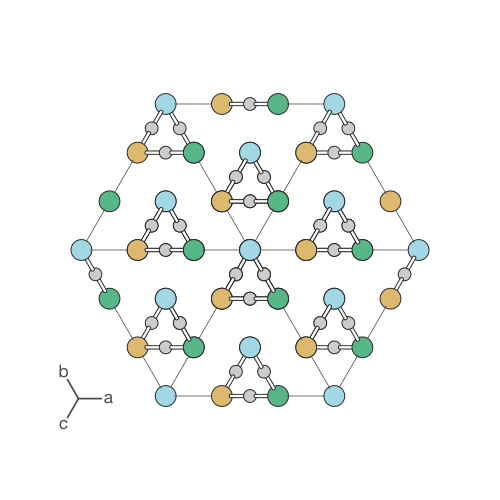

Here is the Python script that generated this plot:
"""P3_121 ground-state structure -- main-text Fig. 2(c).

The cis + OOF P3_121 orbit representative (orbit 11) as the unrelaxed crystal,
viewed down <111> with only the Nb-F bonds drawn. Each cation is coloured by
its fluoride-free octahedral axis (blue = x, gold = y, green = z), matching the
fluoride-free-axis colouring of Fig. 2(a,b) and the SI gallery; the x->y->z
cycle from cell to cell out of the page traces the 3_1 screw about <111>.

Reads structures/orbit_representatives/orbit_11_*.vasp and renders with hofmann.
CELL_COLOUR must match fig_orbit_gallery.CELL_COLOUR.
"""
from __future__ import annotations
from pathlib import Path
import numpy as np
import matplotlib.colors as mcolors
from ase.io import read
from chainorder import SublatticeOccupation
from hofmann import StructureScene, BondSpec, AtomStyle, ViewState

HERE = Path(__file__).resolve().parent
REP = HERE.parent / "data" / "structures" / "orbit_representatives"
VASP = next(REP.glob("orbit_11_*.vasp"))
N = 3

CELL_COLOUR = {0: "#a2d8e6", 1: "#dcb96f", 2: "#58b787"}   # x blue, y gold, z green
NB_RADIUS, F_RADIUS = 0.62, 0.38
NB_PLACEHOLDER = (0.5, 0.5, 0.5)     # overwritten by the fluoride-free-axis colouring
F_COLOUR = "#cccccc"                 # light grey fluoride
ATOM_SCALE, BOND_SCALE = 0.95, 0.95
OUTLINE_PT = 0.7
VIEW_ROT_DEG = 30.0                  # in-plane anticlockwise rotation about <111>
BOND_MAX = 2.3                       # Nb-F cutoff (A); nearest Nb-X = a/2 = 1.95


def nb_free_axis_field(atoms) -> np.ndarray:
    """(N, N, N) fluoride-free axis (0=x, 1=y, 2=z) per cation, from the F sublattice."""
    occ = SublatticeOccupation.from_atoms(atoms, N=N, species="F").occupation
    has_F = np.stack([occ[d] | np.roll(occ[d], 1, axis=d) for d in range(3)])
    return np.argmax(has_F == 0, axis=0)


def main() -> None:
    orb = read(VASP)
    m = nb_free_axis_field(orb)
    sym = np.array(orb.get_chemical_symbols())
    nb_idx = list(np.where(sym == "Nb")[0])
    f_idx = list(np.where(sym == "F")[0])
    sub = orb[nb_idx + f_idx]                       # Nb then F; oxide dropped

    # per-cation fluoride-free axis from its lattice site; fluorides carry NaN
    frac = orb.get_scaled_positions()
    ff = [float(m[tuple(np.round(frac[i] * N).astype(int) % N)]) for i in nb_idx]
    ff += [np.nan] * len(f_idx)

    def ffcmap(t):                                  # 0 / 0.5 / 1 -> x / y / z colour
        return mcolors.to_rgb(CELL_COLOUR[int(round(t * 2))])

    scene = StructureScene.from_ase(
        sub, [BondSpec(species=("F", "Nb"), max_length=BOND_MAX)],
        atom_styles={"F": AtomStyle(radius=F_RADIUS, colour=F_COLOUR),
                     "Nb": AtomStyle(radius=NB_RADIUS, colour=NB_PLACEHOLDER)},
        atom_data={"ffree": ff})

    theta = np.deg2rad(VIEW_ROT_DEG)
    cs, sn = np.cos(theta), np.sin(theta)
    view = ViewState().look_along([1, 1, 1])
    view.rotation = np.array([[cs, -sn, 0], [sn, cs, 0], [0, 0, 1]]) @ view.rotation
    scene.view = view

    fig = scene.render_mpl(
        None, figsize=(5, 5), show=False, colour_by="ffree", cmap=ffcmap,
        colour_range=(0, 2), atom_scale=ATOM_SCALE, bond_scale=BOND_SCALE,
        half_bonds=False, bond_colour="white",
        atom_outline_width=OUTLINE_PT, bond_outline_width=OUTLINE_PT)
    for ext in ("pdf", "png"):
        fig.savefig(HERE / f"fig_p3121_structure.{ext}", dpi=300)
    print("wrote", HERE / "fig_p3121_structure.pdf")


if __name__ == "__main__":
    main()
